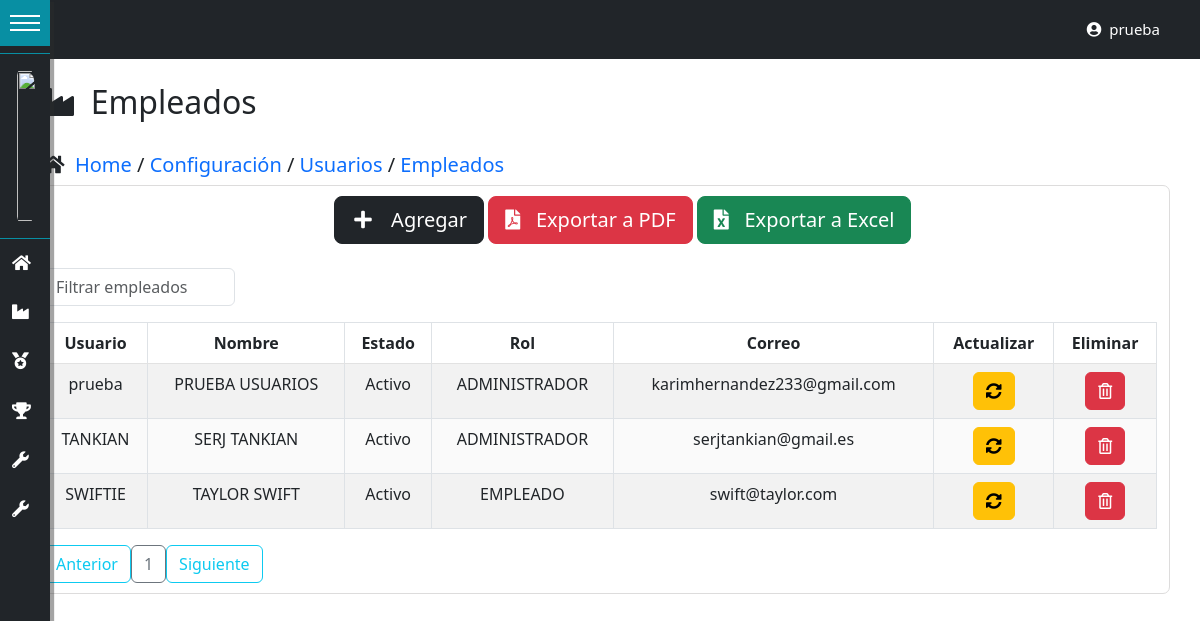
Screenshot of /empleados/ (signed in) with the database file from the repository.
### tables this page shows
CREATE TABLE IF NOT EXISTS `usuarios` (
  `id_usuario` int(11) NOT NULL AUTO_INCREMENT,
  `id_persona` int(11) DEFAULT NULL,
  `usuario` varchar(50) NOT NULL,
  `estado` enum('Activo','Inactivo','Bloqueado','Eliminado') NOT NULL,
  `contrasena` varchar(100) NOT NULL,
  `id_rol` int(11) DEFAULT NULL,
  `fecha_ultima_conexion` datetime DEFAULT NULL,
  `correo_electronico` varchar(50) NOT NULL,
  `creado_por` varchar(30) NOT NULL,
  `fecha_creacion` datetime NOT NULL,
  `modificado_por` varchar(30) DEFAULT NULL,
  `fecha_modificacion` datetime DEFAULT NULL,
  PRIMARY KEY (`id_usuario`) USING BTREE,
  KEY `FK_empleados_roles` (`id_rol`) USING BTREE,
  KEY `FK_usuarios_personas` (`id_persona`),
  CONSTRAINT `FK_usuarios_personas` FOREIGN KEY (`id_persona`) REFERENCES `personas` (`id_persona`) ON DELETE NO ACTION ON UPDATE NO ACTION,
  CONSTRAINT `FK_usuarios_roles` FOREIGN KEY (`id_rol`) REFERENCES `roles` (`id_rol`) ON DELETE NO ACTION ON UPDATE NO ACTION
);

CREATE TABLE IF NOT EXISTS `personas` (
  `id_persona` int(11) NOT NULL AUTO_INCREMENT,
  `nombres` varchar(50) DEFAULT NULL,
  `apellidos` varchar(50) DEFAULT NULL,
  `dni` varchar(20) DEFAULT NULL,
  `telefono` varchar(15) DEFAULT NULL,
  `sexo` enum('Masculino','Femenino') DEFAULT NULL,
  `direccion` varchar(300) DEFAULT NULL,
  `creado_por` varchar(30) DEFAULT NULL,
  `fecha_creacion` datetime DEFAULT NULL,
  `modificado_por` varchar(30) DEFAULT NULL,
  `fecha_modificacion` datetime DEFAULT NULL,
  PRIMARY KEY (`id_persona`)
);

CREATE TABLE IF NOT EXISTS `roles` (
  `id_rol` int(11) NOT NULL AUTO_INCREMENT,
  `rol` varchar(50) NOT NULL,
  `descripcion` varchar(200) NOT NULL,
  `creado_por` varchar(50) NOT NULL,
  `fecha_creacion` datetime NOT NULL,
  `modificado_por` varchar(50) DEFAULT NULL,
  `fecha_modificacion` datetime DEFAULT NULL,
  PRIMARY KEY (`id_rol`) USING BTREE
);

### controladores/vistasControlador.php (called while the page is built, shortened)
<?php
	class vistasControlador extends vistasModelo{
		public function obtener_plantilla_controlador(){
			return require_once "./vistas/plantilla.php";
		}
	}

### index.php (called while the page is built, shortened)
<?php
	require_once "./controladores/vistasControlador.php";
	$plantilla = new vistasControlador();
	$plantilla->obtener_plantilla_controlador();

### config/conexion.php (called while the page is built, shortened)
<?php
class ConexionBD{
    protected $manejador = "mysql";
    private static $servidor = "localhost";
    private static $usuario = "root";
    private static $pass = "";
    protected $db_name = "dbsorteo";
    protected function getConexion(){
        try{
            $parametros=array(PDO::ATTR_PERSISTENT=>true,PDO::MYSQL_ATTR_INIT_COMMAND=>"SET NAMES utf8");
            $this->conexion=new PDO($this->manejador.":host=".self::$servidor.";dbname=".$this->db_name,self::$usuario,self::$pass,$parametros);
            return $this->conexion;
        }
        catch(PDOException $e){
            echo 'Error en la conexion a la BD :'.$e->getMessage();
        }
    }
}

### DatosTablas/obtenerDatosUsuarios.php (called while the page is built, shortened)
<?php
require_once("./config/conexion.php");
class obtenerDatosUsuarios extends ConexionBD{
    public function datosEmpleados(){
        $sql="SELECT u.id_usuario, u.id_persona, u.id_rol, u.usuario, p.nombres, p.apellidos, u.estado,r.rol,
        u.correo_electronico,p.dni, p.telefono,p.sexo,p.direccion from usuarios u
        inner join roles r on r.id_rol=u.id_rol
        inner join personas p on p.id_persona=u.id_persona
        where u.id_rol!=3";
        $resultado=$this->conexion->query($sql) or die ($sql);
        return $resultado;
    }
}

### vistas/contenidos/empleados-view.php (the view, shortened to what this page needs)
<?php
include("./DatosTablas/obtenerDatosUsuarios.php");
?>
<br>
<div class="container">
    <h2><i class="fas fa-industry"></i>&nbsp; Empleados</h2>
</div>
<br>
<div class="container">
    <h5><i class="fas fa-home"></i>&nbsp;
    <a href="<?php echo SERVERURL?>dashboard/"> Home </a>
    /
    <a href="<?php echo SERVERURL?>configuracion/"> Configuración </a>
    /
    <a href="<?php echo SERVERURL?>usuarios/"> Usuarios </a>
    /
    <a href="<?php echo SERVERURL?>empleados/"> Empleados </a></h5>
</div>
<div class="container contenedor-tabla">
    <div class="container">
    <div class="row">
        <div class="col-3"></div>
        <div class="col-7">
            <div class="btn btn-dark btn-lg" data-bs-toggle="modal" data-bs-target="#ModalCrear"><i class="fas fa-plus fa-fw"></i> &nbsp; Agregar</div>
            <div class="btn btn-danger btn-lg" data-bs-toggle="modal" data-bs-target="#ModalCrear"><i class="fas fa-file-pdf"></i> &nbsp; Exportar a PDF</div>
            <div class="btn btn-success btn-lg" data-bs-toggle="modal" data-bs-target="#ModalCrear"><i class="fas fa-file-excel"></i> &nbsp; Exportar a Excel</div>
        </div>
        <div class="col-2"></div>
    </div>
    </div>
<div class="table-responsive">
    <br>
        <input type="text" id="searchBox" class="form-control" onkeyup="filterTable()" placeholder="Filtrar empleados">
    <table id="datos-usuario" class="table table-bordered table-striped text-center">
        <thead>
            <tr>
                <th>Usuario</th>
                <th>Nombre</th>
                <th>Estado</th>
                <th>Rol</th>
                <th>Correo</th>
                <th>Actualizar</th>
                <th>Eliminar</th>
            </tr>
        </thead>
        <tbody class="body">
        <?php
                $datos=new obtenerDatosUsuarios();
                $resultado=$datos->datosEmpleados();
                foreach ($resultado as $fila){
            ?>
            <tr>
                <td><?php echo $fila['usuario']; ?></td>
                <td><?php echo $fila['nombres'] . " " . $fila['apellidos']; ?></td>
                <td><?php echo $fila['estado']; ?></td>
                <td><?php echo $fila['rol']; ?></td>
                <td><?php echo $fila['correo_electronico']; ?></td>
                <td>
				<button class="btn btn-warning" data-bs-toggle="modal" data-bs-target="#ModalAct<?php echo $fila['id_usuario'];?>">
					<i class="fas fa-sync-alt"></i>
                </button>
			    </td>
                <td>
					<form class="FormularioAjax" action="<?php echo SERVERURL; ?>ajax/usuarioAjax.php" method="POST" data-form="delete" autocomplete="off">
					<button type="submit" class="btn btn-danger">
						<i class="far fa-trash-alt"></i>
					</button>
					</form>
				</td>
                </tr>
            <?php
                    }
            ?>
        </tbody>
    </table>
</div>
<div id="paginador" class=""></div>
</div>
<br>
<br>

### vistas/css/Estilo-Form.css (style rules this page uses)
.contenedor-tabla { border: 1px solid #dddcdc; -moz-border-radius: 7px; -webkit-border-radius: 7px; padding: 10px; }
#searchBox { width:12rem; }
#datos-usuario { width: 100%; border-collapse: collapse; background-color:white; }
.contenedor-tabla { background-color:white; }
#datos-usuario th, td { padding: 8px; text-align: center; border-bottom: 1px solid rgb(226, 226, 226); }
#datos-usuario tr:nth-child(even) { background-color: #fafafa; }
.container h5 a { text-decoration: none; }

### vistas/css/estilos-vistas.css (style rules this page uses)
:root { --width:17rem; --pading:12px; --bgcoolor:rgb(33, 37, 41); --hovercolor:#088fa3; --width-collapsed:50px; }
body { font-size:18px; padding:0; margin: 0; margin-left:var(--width-collapsed); }

### rows the page displays
usuarios: usuario "prueba", id_persona.nombres "PRUEBA", id_persona.apellidos "USUARIOS", estado "Activo", id_rol.rol "ADMINISTRADOR", correo_electronico "karimhernandez233@gmail.com"
usuarios: usuario "TANKIAN", id_persona.nombres "SERJ", id_persona.apellidos "TANKIAN", estado "Activo", id_rol.rol "ADMINISTRADOR", correo_electronico "serjtankian@gmail.es"
usuarios: usuario "SWIFTIE", id_persona.nombres "TAYLOR", id_persona.apellidos "SWIFT", estado "Activo", id_rol.rol "EMPLEADO", correo_electronico "swift@taylor.com"

### other values shown
$_SESSION['usuario_login'] "prueba"
